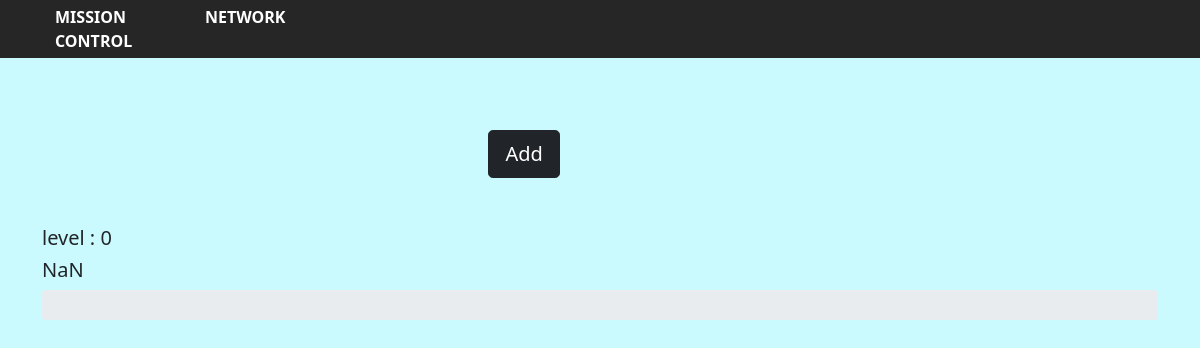
/network/network, run on an earlier commit of the app's database.
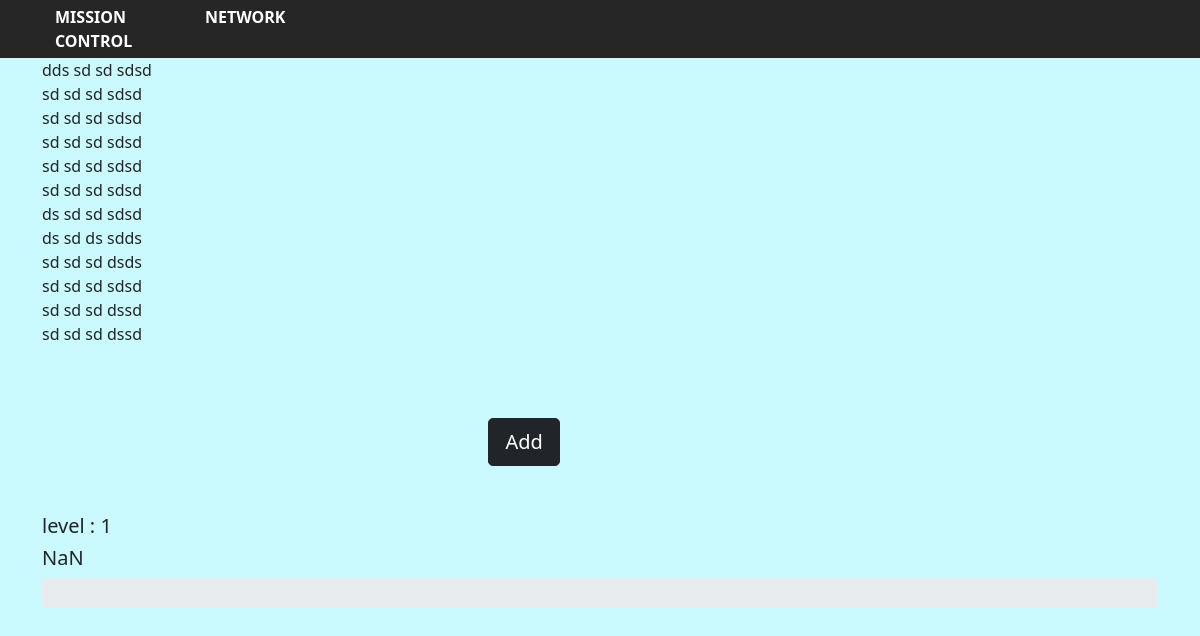
And on a later commit of the database.
### productivity/models.py (models this page shows)
class Connections(models.Model):
    full_name = models.CharField(max_length=10)
    contact = models.CharField(max_length=10)
    title = models.CharField(max_length=30)
    desc = models.CharField(max_length=30)
    field = models.CharField(max_length=30)

### productivity/views.py (the view)
# urls.py: path("network/network", views.networkdb, name="networkdb"),
def networkdb(request):
    form = ConnectionForm()
    all_entries = Connections.objects.all()
    lenpeople = len(all_entries)
    level = floor(lenpeople/10)
    all_entries = Connections.objects.all()
    template = 'productivity/networkdb.html'
    return render(request, template,{"entries":all_entries,'form': form,'people':lenpeople,'level':level})

### productivity/templates/productivity/networkdb.html (shortened to what this page needs)
{% load static %}
<!DOCTYPE html>
<html>
<head>
    <link href="https://cdn.jsdelivr.net/npm/bootstrap@5.0.2/dist/css/bootstrap.min.css" rel="stylesheet">
    <link href="{% static 'css/knowledge.css' %}" rel="stylesheet">
</head>
<body>
    <nav>
        <ul>
            <li><a id ="link" href="{% url 'index' %}">Mission Control</a></li>
            <li><a id ="link" href="network">NetWork</a></li>
        </ul>
    </nav>
    <div class="container">
        {%for entry in entries %}
        <div class="row">
            <div class="col">
                <div>{{entry.full_name}} {{entry.contact}} {{entry.title}} {{entry.desc}}{{entry.field}}</div>
            </div>
        </div>
        {% endfor %}
          <br><br><br>
        <div class="row">
            <div class="col">
            <div id="addconnection">
                <a style="margin-left: 40%;" class="btn btn-dark btn-lg" href="{% url 'network' %}">Add</a>
            </div>
            </div>
        </div>
        <div class="row">
            <div class="col">
                <br><br>
                <h5 > level : {{level}}</h5>
                <h5 id="bar">  {{people}}</h5>
                <div class="progress" style="height: 30px;">
                  </div>
            </div>
        </div>
        </div>
</body>
</html>

What changed in the data, as far as the page shows it:
added Connections: full_name "dds", contact "sd", title "sd", desc "sd", field "sd"
added Connections: full_name "sd", contact "sd", title "sd", desc "sd", field "sd"
added Connections: full_name "sd", contact "sd", title "sd", desc "sd", field "sd"
added Connections: full_name "sd", contact "sd", title "sd", desc "sd", field "sd"
added Connections: full_name "sd", contact "sd", title "sd", desc "sd", field "sd"
added Connections: full_name "sd", contact "sd", title "sd", desc "sd", field "sd"
added Connections: full_name "ds", contact "sd", title "sd", desc "sd", field "sd"
added Connections: full_name "ds", contact "sd", title "ds", desc "sd", field "ds"
added Connections: full_name "sd", contact "sd", title "sd", desc "ds", field "ds"
added Connections: full_name "sd", contact "sd", title "sd", desc "sd", field "sd"
added Connections: full_name "sd", contact "sd", title "sd", desc "ds", field "sd"
added Connections: full_name "sd", contact "sd", title "sd", desc "ds", field "sd"
Also different on the page:
{{ level }}: "0" → "1"
